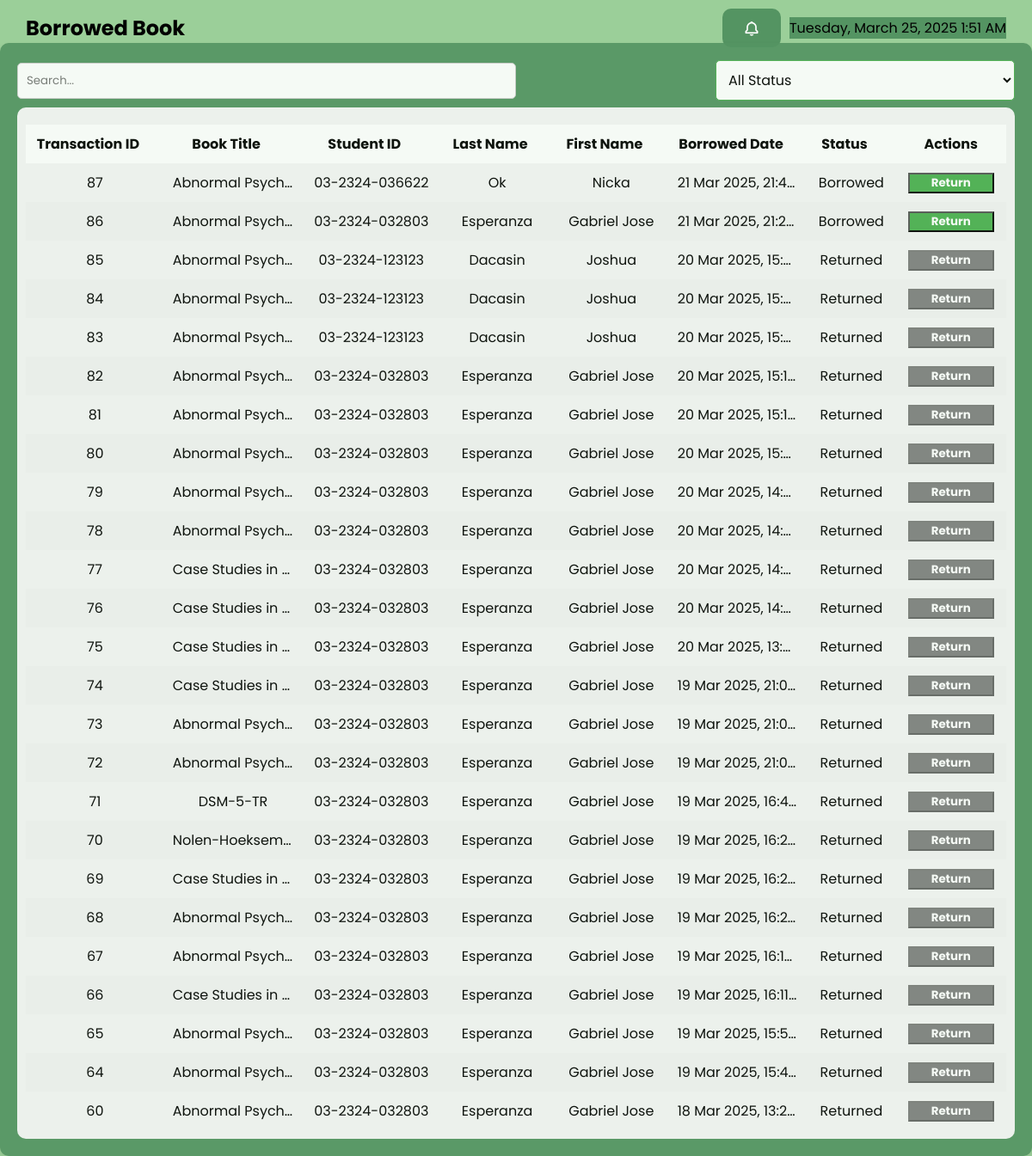
Before: /borrowedbook.php with the older database file.
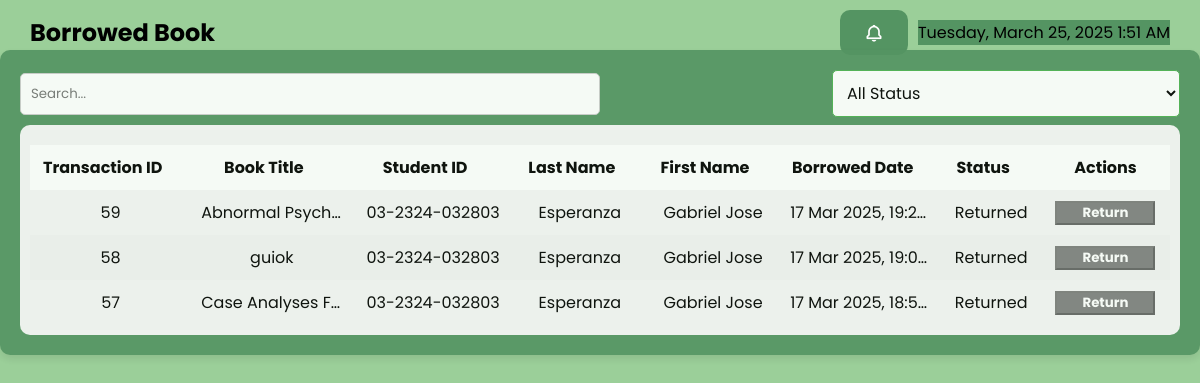
After: the same page with the newer database file.
### tables this page shows
CREATE TABLE `borrow` (
  `transaction_id` int(11) NOT NULL,
  `student_id` varchar(255) NOT NULL,
  `book_code` varchar(255) NOT NULL,
  `title` varchar(255) NOT NULL,
  `borrowed_date` varchar(255) NOT NULL,
  `due_date` varchar(255) NOT NULL,
  `status` varchar(255) NOT NULL,
  `server_time` varchar(255) NOT NULL DEFAULT current_timestamp()
);

CREATE TABLE `user` (
  `user_id` int(11) NOT NULL COMMENT 'Unique ID for each user.',
  `student_id` varchar(255) NOT NULL COMMENT 'Student ID "03-2324-xxxxxx"',
  `first_name` varchar(255) NOT NULL,
  `last_name` varchar(255) NOT NULL,
  `password` varchar(255) NOT NULL,
  `program` varchar(255) NOT NULL,
  `phinmaed_email` varchar(255) NOT NULL COMMENT 'PHINMA EMAIL',
  `year_level` varchar(255) NOT NULL,
  `department` varchar(100) NOT NULL COMMENT 'Course',
  `created_at` timestamp NOT NULL DEFAULT current_timestamp() ON UPDATE current_timestamp() COMMENT 'Registration date',
  `contact_number` bigint(15) NOT NULL COMMENT 'contact number',
  `status` tinyint(1) NOT NULL DEFAULT 1
);

### borrowedbook.php (the view, shortened to what this page needs)
<?php include 'db_config.php'; ?>
<!DOCTYPE html>
<html lang="en">
<head>
    <link rel="stylesheet" href="borrowedbook.css">
    <link rel="stylesheet" href="global.css">
    <link href='https://unpkg.com/boxicons@2.1.1/css/boxicons.min.css' rel='stylesheet'>
</head>
<body>
<nav class="header">
    <h1>Borrowed Book</h1>
    <div class="header-actions">
        <button id="notificationButton" class="notification-btn">
            <i class='bx bx-bell'></i>
        </button>
        <div class="header-right">
            <?php echo date('l, F j, Y g:i A'); ?>
        </div>
    </div>
</nav>
<div class="container3">
    <div class="search-sort">
        <input type="text" id="search3" placeholder="Search...">
        <select id="statusFilter" class="filter-attendance">
            <option value="">All Status</option>
        </select>
    </div>
    <div class="table-container4">
        <table>
            <thead>
                <tr>
                    <th data-column1="transaction_id" data-order="asc">Transaction ID<i class='bx bx-sort sort-icon'></i></th>
                    <th data-column1="title" data-order="asc">Book Title<i class='bx bx-sort sort-icon'></i></th>
                    <th data-column1="student_id" data-order="asc">Student ID<i class='bx bx-sort sort-icon'></i></th>
                    <th data-column1="last_name" data-order="asc">Last Name<i class='bx bx-sort sort-icon'></i></th>
                    <th data-column1="first_name" data-order="asc">First Name<i class='bx bx-sort sort-icon'></i></th>
                    <th data-column1="borrowed_date" data-order="asc">Borrowed Date<i class='bx bx-sort sort-icon'></i></th>
                    <th data-column1="status" data-order="asc">Status<i class='bx bx-sort sort-icon'></i></th>
                    <th>Actions</th>
                </tr>
            </thead>
            <tbody id="borrowedBookTableBody">
                <?php
                $query = "SELECT borrow.transaction_id, borrow.title, user.student_id, user.last_name, user.first_name,
                                 borrow.borrowed_date, borrow.status
                          FROM borrow
                          INNER JOIN user ON borrow.student_id = user.student_id
                          ORDER BY borrow.borrowed_date DESC";
                $result = $conn->query($query);
                if ($result->num_rows > 0) {
                    while ($row = $result->fetch_assoc()) {
                        $disabled = ($row['status'] === 'Returned') ? 'disabled' : '';
                        echo "<tr>
                                <td>{$row['transaction_id']}</td>
                                <td>{$row['title']}</td>
                                <td>{$row['student_id']}</td>
                                <td>{$row['last_name']}</td>
                                <td>{$row['first_name']}</td>
                                <td>{$row['borrowed_date']}</td>
                                <td>{$row['status']}</td>
                                <td>
                                <div class='actions_button'>
                                    <button class='return-btn' data-transaction-id='{$row['transaction_id']}' {$disabled}>Return</button>
                                </div>
                                </td>
                              </tr>";
                    }
                } else {
                    echo "<tr><td colspan='8'>No Borrowed Books Found.</td></tr>";
                }
                ?>
            </tbody>
        </table>
    </div>
</div>
</body>
</html>

Changed rows visible on the page:
removed borrow: transaction_id "87", title "Abnormal Psych…", user.student_id "03-2324-036622", user.last_name "Ok", user.first_name "Nicka", borrowed_date "21 Mar 2025, 21:4…", status "Borrowed"
removed borrow: transaction_id "86", title "Abnormal Psych…", user.student_id "03-2324-032803", user.last_name "Esperanza", user.first_name "Gabriel Jose", borrowed_date "21 Mar 2025, 21:2…", status "Borrowed"
removed borrow: transaction_id "85", title "Abnormal Psych…", user.student_id "03-2324-123123", user.last_name "Dacasin", user.first_name "Joshua", borrowed_date "20 Mar 2025, 15:…", status "Returned"
removed borrow: transaction_id "84", title "Abnormal Psych…", user.student_id "03-2324-123123", user.last_name "Dacasin", user.first_name "Joshua", borrowed_date "20 Mar 2025, 15:…", status "Returned"
removed borrow: transaction_id "83", title "Abnormal Psych…", user.student_id "03-2324-123123", user.last_name "Dacasin", user.first_name "Joshua", borrowed_date "20 Mar 2025, 15:…", status "Returned"
removed borrow: transaction_id "82", title "Abnormal Psych…", user.student_id "03-2324-032803", user.last_name "Esperanza", user.first_name "Gabriel Jose", borrowed_date "20 Mar 2025, 15:1…", status "Returned"
removed borrow: transaction_id "81", title "Abnormal Psych…", user.student_id "03-2324-032803", user.last_name "Esperanza", user.first_name "Gabriel Jose", borrowed_date "20 Mar 2025, 15:1…", status "Returned"
removed borrow: transaction_id "80", title "Abnormal Psych…", user.student_id "03-2324-032803", user.last_name "Esperanza", user.first_name "Gabriel Jose", borrowed_date "20 Mar 2025, 15:…", status "Returned"
removed borrow: transaction_id "79", title "Abnormal Psych…", user.student_id "03-2324-032803", user.last_name "Esperanza", user.first_name "Gabriel Jose", borrowed_date "20 Mar 2025, 14:…", status "Returned"
removed borrow: transaction_id "78", title "Abnormal Psych…", user.student_id "03-2324-032803", user.last_name "Esperanza", user.first_name "Gabriel Jose", borrowed_date "20 Mar 2025, 14:…", status "Returned"
removed borrow: transaction_id "77", title "Case Studies in…", user.student_id "03-2324-032803", user.last_name "Esperanza", user.first_name "Gabriel Jose", borrowed_date "20 Mar 2025, 14:…", status "Returned"
removed borrow: transaction_id "76", title "Case Studies in…", user.student_id "03-2324-032803", user.last_name "Esperanza", user.first_name "Gabriel Jose", borrowed_date "20 Mar 2025, 14:…", status "Returned"
removed borrow: transaction_id "75", title "Case Studies in…", user.student_id "03-2324-032803", user.last_name "Esperanza", user.first_name "Gabriel Jose", borrowed_date "20 Mar 2025, 13:…", status "Returned"
removed borrow: transaction_id "74", title "Case Studies in…", user.student_id "03-2324-032803", user.last_name "Esperanza", user.first_name "Gabriel Jose", borrowed_date "19 Mar 2025, 21:0…", status "Returned"
removed borrow: transaction_id "73", title "Abnormal Psych…", user.student_id "03-2324-032803", user.last_name "Esperanza", user.first_name "Gabriel Jose", borrowed_date "19 Mar 2025, 21:0…", status "Returned"
removed borrow: transaction_id "72", title "Abnormal Psych…", user.student_id "03-2324-032803", user.last_name "Esperanza", user.first_name "Gabriel Jose", borrowed_date "19 Mar 2025, 21:0…", status "Returned"
removed borrow: transaction_id "71", title "DSM-5-TR", user.student_id "03-2324-032803", user.last_name "Esperanza", user.first_name "Gabriel Jose", borrowed_date "19 Mar 2025, 16:4…", status "Returned"
removed borrow: transaction_id "70", title "Nolen-Hoeksem…", user.student_id "03-2324-032803", user.last_name "Esperanza", user.first_name "Gabriel Jose", borrowed_date "19 Mar 2025, 16:2…", status "Returned"
removed borrow: transaction_id "69", title "Case Studies in…", user.student_id "03-2324-032803", user.last_name "Esperanza", user.first_name "Gabriel Jose", borrowed_date "19 Mar 2025, 16:2…", status "Returned"
removed borrow: transaction_id "68", title "Abnormal Psych…", user.student_id "03-2324-032803", user.last_name "Esperanza", user.first_name "Gabriel Jose", borrowed_date "19 Mar 2025, 16:2…", status "Returned"
removed borrow: transaction_id "67", title "Abnormal Psych…", user.student_id "03-2324-032803", user.last_name "Esperanza", user.first_name "Gabriel Jose", borrowed_date "19 Mar 2025, 16:1…", status "Returned"
removed borrow: transaction_id "66", title "Case Studies in…", user.student_id "03-2324-032803", user.last_name "Esperanza", user.first_name "Gabriel Jose", borrowed_date "19 Mar 2025, 16:11…", status "Returned"
removed borrow: transaction_id "65", title "Abnormal Psych…", user.student_id "03-2324-032803", user.last_name "Esperanza", user.first_name "Gabriel Jose", borrowed_date "19 Mar 2025, 15:5…", status "Returned"
removed borrow: transaction_id "64", title "Abnormal Psych…", user.student_id "03-2324-032803", user.last_name "Esperanza", user.first_name "Gabriel Jose", borrowed_date "19 Mar 2025, 15:4…", status "Returned"
removed borrow: transaction_id "60", title "Abnormal Psych…", user.student_id "03-2324-032803", user.last_name "Esperanza", user.first_name "Gabriel Jose", borrowed_date "18 Mar 2025, 13:2…", status "Returned"
added borrow: transaction_id "59", title "Abnormal Psych…", user.student_id "03-2324-032803", user.last_name "Esperanza", user.first_name "Gabriel Jose", borrowed_date "17 Mar 2025, 19:2…", status "Returned"
added borrow: transaction_id "58", title "guiok", user.student_id "03-2324-032803", user.last_name "Esperanza", user.first_name "Gabriel Jose", borrowed_date "17 Mar 2025, 19:0…", status "Returned"
added borrow: transaction_id "57", title "Case Analyses F…", user.student_id "03-2324-032803", user.last_name "Esperanza", user.first_name "Gabriel Jose", borrowed_date "17 Mar 2025, 18:5…", status "Returned"
